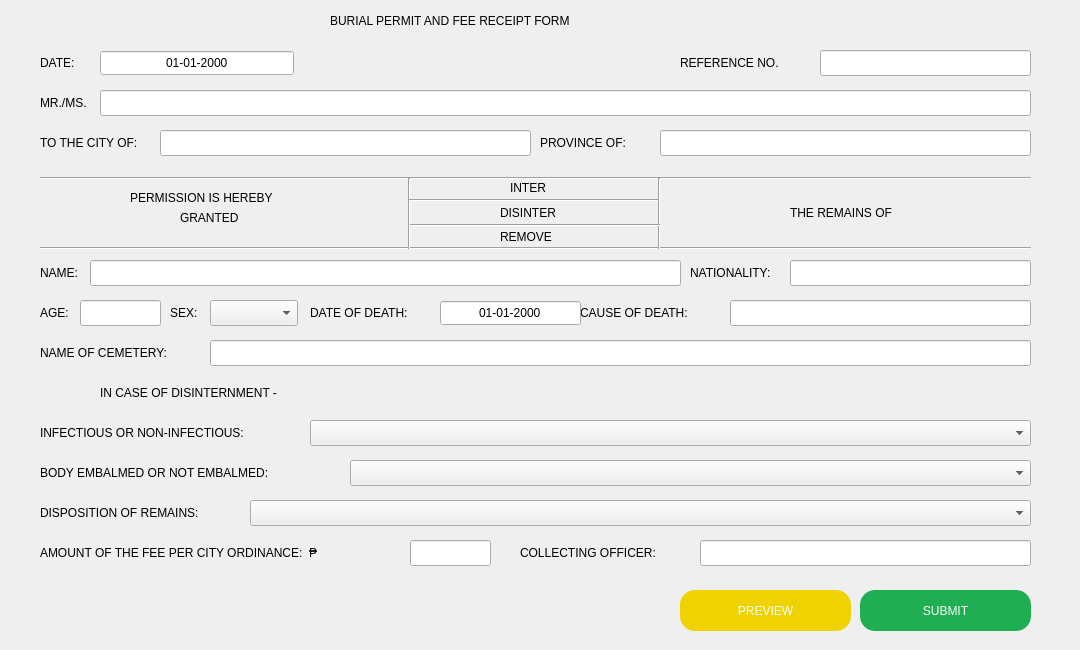
<?xml version="1.0" encoding="UTF-8"?>
<ui version="4.0">
 <class>BurialForm</class>
 <widget class="QMainWindow" name="BurialForm">
  <property name="geometry">
   <rect>
    <x>0</x>
    <y>0</y>
    <width>1080</width>
    <height>650</height>
   </rect>
  </property>
  <property name="maximumSize">
   <size>
    <width>1080</width>
    <height>650</height>
   </size>
  </property>
  <property name="windowTitle">
   <string>Burial Form</string>
  </property>
  <property name="windowIcon">
   <iconset resource="resources.qrc">
    <normaloff>:/logos/resources/CCRO Logo.png</normaloff>:/logos/resources/CCRO Logo.png</iconset>
  </property>
  <widget class="QWidget" name="centralwidget">
   <widget class="QLabel" name="label">
    <property name="geometry">
     <rect>
      <x>40</x>
      <y>50</y>
      <width>47</width>
      <height>26</height>
     </rect>
    </property>
    <property name="styleSheet">
     <string notr="true">font: 12pt &quot;Arial&quot;;</string>
    </property>
    <property name="text">
     <string>DATE:</string>
    </property>
   </widget>
   <widget class="QLabel" name="label_2">
    <property name="geometry">
     <rect>
      <x>680</x>
      <y>50</y>
      <width>131</width>
      <height>26</height>
     </rect>
    </property>
    <property name="styleSheet">
     <string notr="true">font: 12pt &quot;Arial&quot;;</string>
    </property>
    <property name="text">
     <string>REFERENCE NO.</string>
    </property>
   </widget>
   <widget class="QLabel" name="label_3">
    <property name="geometry">
     <rect>
      <x>40</x>
      <y>260</y>
      <width>47</width>
      <height>26</height>
     </rect>
    </property>
    <property name="styleSheet">
     <string notr="true">font: 12pt &quot;Arial&quot;;</string>
    </property>
    <property name="text">
     <string>NAME:</string>
    </property>
   </widget>
   <widget class="QLabel" name="label_4">
    <property name="geometry">
     <rect>
      <x>330</x>
      <y>10</y>
      <width>361</width>
      <height>21</height>
     </rect>
    </property>
    <property name="styleSheet">
     <string notr="true">font: 87 12pt &quot;Arial Black&quot;;</string>
    </property>
    <property name="text">
     <string>BURIAL PERMIT AND FEE RECEIPT FORM</string>
    </property>
   </widget>
   <widget class="QLabel" name="label_5">
    <property name="geometry">
     <rect>
      <x>690</x>
      <y>260</y>
      <width>131</width>
      <height>26</height>
     </rect>
    </property>
    <property name="styleSheet">
     <string notr="true">font: 12pt &quot;Arial&quot;;</string>
    </property>
    <property name="text">
     <string>NATIONALITY:</string>
    </property>
   </widget>
   <widget class="QLabel" name="label_6">
    <property name="geometry">
     <rect>
      <x>40</x>
      <y>300</y>
      <width>47</width>
      <height>26</height>
     </rect>
    </property>
    <property name="styleSheet">
     <string notr="true">font: 12pt &quot;Arial&quot;;</string>
    </property>
    <property name="text">
     <string>AGE:</string>
    </property>
   </widget>
   <widget class="QLabel" name="label_7">
    <property name="geometry">
     <rect>
      <x>170</x>
      <y>300</y>
      <width>41</width>
      <height>26</height>
     </rect>
    </property>
    <property name="styleSheet">
     <string notr="true">font: 12pt &quot;Arial&quot;;</string>
    </property>
    <property name="text">
     <string>SEX:</string>
    </property>
   </widget>
   <widget class="QLabel" name="label_8">
    <property name="geometry">
     <rect>
      <x>580</x>
      <y>300</y>
      <width>151</width>
      <height>26</height>
     </rect>
    </property>
    <property name="styleSheet">
     <string notr="true">font: 12pt &quot;Arial&quot;;</string>
    </property>
    <property name="text">
     <string>CAUSE OF DEATH:</string>
    </property>
   </widget>
   <widget class="QLabel" name="label_9">
    <property name="geometry">
     <rect>
      <x>310</x>
      <y>300</y>
      <width>131</width>
      <height>26</height>
     </rect>
    </property>
    <property name="styleSheet">
     <string notr="true">font: 12pt &quot;Arial&quot;;</string>
    </property>
    <property name="text">
     <string>DATE OF DEATH:</string>
    </property>
   </widget>
   <widget class="QLabel" name="label_10">
    <property name="geometry">
     <rect>
      <x>40</x>
      <y>340</y>
      <width>181</width>
      <height>26</height>
     </rect>
    </property>
    <property name="styleSheet">
     <string notr="true">font: 12pt &quot;Arial&quot;;</string>
    </property>
    <property name="text">
     <string>NAME OF CEMETERY:</string>
    </property>
   </widget>
   <widget class="QLabel" name="label_11">
    <property name="geometry">
     <rect>
      <x>40</x>
      <y>90</y>
      <width>71</width>
      <height>26</height>
     </rect>
    </property>
    <property name="styleSheet">
     <string notr="true">font: 12pt &quot;Arial&quot;;</string>
    </property>
    <property name="text">
     <string>MR./MS.</string>
    </property>
   </widget>
   <widget class="QLabel" name="label_12">
    <property name="geometry">
     <rect>
      <x>40</x>
      <y>130</y>
      <width>131</width>
      <height>26</height>
     </rect>
    </property>
    <property name="styleSheet">
     <string notr="true">font: 12pt &quot;Arial&quot;;</string>
    </property>
    <property name="text">
     <string>TO THE CITY OF:</string>
    </property>
   </widget>
   <widget class="QLabel" name="label_13">
    <property name="geometry">
     <rect>
      <x>540</x>
      <y>130</y>
      <width>111</width>
      <height>26</height>
     </rect>
    </property>
    <property name="styleSheet">
     <string notr="true">font: 12pt &quot;Arial&quot;;</string>
    </property>
    <property name="text">
     <string>PROVINCE OF:</string>
    </property>
   </widget>
   <widget class="Line" name="line">
    <property name="geometry">
     <rect>
      <x>40</x>
      <y>170</y>
      <width>991</width>
      <height>16</height>
     </rect>
    </property>
    <property name="orientation">
     <enum>Qt::Horizontal</enum>
    </property>
   </widget>
   <widget class="Line" name="line_2">
    <property name="geometry">
     <rect>
      <x>40</x>
      <y>240</y>
      <width>991</width>
      <height>16</height>
     </rect>
    </property>
    <property name="orientation">
     <enum>Qt::Horizontal</enum>
    </property>
   </widget>
   <widget class="QLabel" name="label_14">
    <property name="geometry">
     <rect>
      <x>130</x>
      <y>190</y>
      <width>191</width>
      <height>16</height>
     </rect>
    </property>
    <property name="styleSheet">
     <string notr="true">font: 12pt &quot;Arial&quot;;</string>
    </property>
    <property name="text">
     <string>PERMISSION IS HEREBY</string>
    </property>
   </widget>
   <widget class="QLabel" name="label_15">
    <property name="geometry">
     <rect>
      <x>180</x>
      <y>210</y>
      <width>81</width>
      <height>16</height>
     </rect>
    </property>
    <property name="styleSheet">
     <string notr="true">font: 12pt &quot;Arial&quot;;</string>
    </property>
    <property name="text">
     <string>GRANTED</string>
    </property>
   </widget>
   <widget class="Line" name="line_3">
    <property name="geometry">
     <rect>
      <x>400</x>
      <y>178</y>
      <width>18</width>
      <height>71</height>
     </rect>
    </property>
    <property name="orientation">
     <enum>Qt::Vertical</enum>
    </property>
   </widget>
   <widget class="Line" name="line_4">
    <property name="geometry">
     <rect>
      <x>650</x>
      <y>178</y>
      <width>18</width>
      <height>71</height>
     </rect>
    </property>
    <property name="orientation">
     <enum>Qt::Vertical</enum>
    </property>
   </widget>
   <widget class="QLabel" name="label_17">
    <property name="geometry">
     <rect>
      <x>790</x>
      <y>205</y>
      <width>141</width>
      <height>16</height>
     </rect>
    </property>
    <property name="styleSheet">
     <string notr="true">font: 12pt &quot;Arial&quot;;</string>
    </property>
    <property name="text">
     <string>THE REMAINS OF</string>
    </property>
   </widget>
   <widget class="Line" name="line_5">
    <property name="geometry">
     <rect>
      <x>409</x>
      <y>192</y>
      <width>250</width>
      <height>16</height>
     </rect>
    </property>
    <property name="orientation">
     <enum>Qt::Horizontal</enum>
    </property>
   </widget>
   <widget class="Line" name="line_6">
    <property name="geometry">
     <rect>
      <x>410</x>
      <y>217</y>
      <width>250</width>
      <height>16</height>
     </rect>
    </property>
    <property name="orientation">
     <enum>Qt::Horizontal</enum>
    </property>
   </widget>
   <widget class="QLabel" name="label_18">
    <property name="geometry">
     <rect>
      <x>510</x>
      <y>180</y>
      <width>51</width>
      <height>16</height>
     </rect>
    </property>
    <property name="styleSheet">
     <string notr="true">font: 12pt &quot;Arial&quot;;</string>
    </property>
    <property name="text">
     <string>INTER</string>
    </property>
   </widget>
   <widget class="QLabel" name="label_19">
    <property name="geometry">
     <rect>
      <x>500</x>
      <y>205</y>
      <width>71</width>
      <height>16</height>
     </rect>
    </property>
    <property name="styleSheet">
     <string notr="true">font: 12pt &quot;Arial&quot;;</string>
    </property>
    <property name="text">
     <string>DISINTER</string>
    </property>
   </widget>
   <widget class="QLabel" name="label_20">
    <property name="geometry">
     <rect>
      <x>500</x>
      <y>229</y>
      <width>71</width>
      <height>16</height>
     </rect>
    </property>
    <property name="styleSheet">
     <string notr="true">font: 12pt &quot;Arial&quot;;</string>
    </property>
    <property name="text">
     <string>REMOVE</string>
    </property>
   </widget>
   <widget class="QLabel" name="label_21">
    <property name="geometry">
     <rect>
      <x>100</x>
      <y>385</y>
      <width>241</width>
      <height>16</height>
     </rect>
    </property>
    <property name="styleSheet">
     <string notr="true">font: 12pt &quot;Arial&quot;;</string>
    </property>
    <property name="text">
     <string>IN CASE OF DISINTERNMENT -</string>
    </property>
   </widget>
   <widget class="QLabel" name="label_16">
    <property name="geometry">
     <rect>
      <x>40</x>
      <y>420</y>
      <width>261</width>
      <height>26</height>
     </rect>
    </property>
    <property name="styleSheet">
     <string notr="true">font: 12pt &quot;Arial&quot;;</string>
    </property>
    <property name="text">
     <string>INFECTIOUS OR NON-INFECTIOUS:</string>
    </property>
   </widget>
   <widget class="QLabel" name="label_22">
    <property name="geometry">
     <rect>
      <x>40</x>
      <y>460</y>
      <width>311</width>
      <height>26</height>
     </rect>
    </property>
    <property name="styleSheet">
     <string notr="true">font: 12pt &quot;Arial&quot;;</string>
    </property>
    <property name="text">
     <string>BODY EMBALMED OR NOT EMBALMED:</string>
    </property>
   </widget>
   <widget class="QLabel" name="label_23">
    <property name="geometry">
     <rect>
      <x>40</x>
      <y>500</y>
      <width>211</width>
      <height>26</height>
     </rect>
    </property>
    <property name="styleSheet">
     <string notr="true">font: 12pt &quot;Arial&quot;;</string>
    </property>
    <property name="text">
     <string>DISPOSITION OF REMAINS:</string>
    </property>
   </widget>
   <widget class="QLabel" name="label_24">
    <property name="geometry">
     <rect>
      <x>40</x>
      <y>540</y>
      <width>371</width>
      <height>26</height>
     </rect>
    </property>
    <property name="styleSheet">
     <string notr="true">font: 12pt &quot;Arial&quot;;</string>
    </property>
    <property name="text">
     <string>AMOUNT OF THE FEE PER CITY ORDINANCE:  ₱</string>
    </property>
   </widget>
   <widget class="QLabel" name="label_25">
    <property name="geometry">
     <rect>
      <x>520</x>
      <y>540</y>
      <width>181</width>
      <height>26</height>
     </rect>
    </property>
    <property name="styleSheet">
     <string notr="true">font: 12pt &quot;Arial&quot;;</string>
    </property>
    <property name="text">
     <string>COLLECTING OFFICER:</string>
    </property>
   </widget>
   <widget class="QPushButton" name="submit">
    <property name="geometry">
     <rect>
      <x>860</x>
      <y>590</y>
      <width>171</width>
      <height>41</height>
     </rect>
    </property>
    <property name="styleSheet">
     <string notr="true">font: 12pt &quot;Aria Black&quot;;
background-color: #1fae51;
color: rgb(250, 255, 249);
border-radius:15px;</string>
    </property>
    <property name="text">
     <string>SUBMIT</string>
    </property>
    <property name="default">
     <bool>false</bool>
    </property>
    <property name="flat">
     <bool>false</bool>
    </property>
   </widget>
   <widget class="QPushButton" name="preview">
    <property name="geometry">
     <rect>
      <x>680</x>
      <y>590</y>
      <width>171</width>
      <height>41</height>
     </rect>
    </property>
    <property name="styleSheet">
     <string notr="true">font: 12pt &quot;Aria Black&quot;;
background-color: #eed202;
color: rgb(250, 255, 249);
border-radius:15px;</string>
    </property>
    <property name="text">
     <string>PREVIEW</string>
    </property>
    <property name="default">
     <bool>false</bool>
    </property>
    <property name="flat">
     <bool>false</bool>
    </property>
   </widget>
   <widget class="QLabel" name="logo">
    <property name="geometry">
     <rect>
      <x>230</x>
      <y>50</y>
      <width>621</width>
      <height>531</height>
     </rect>
    </property>
    <property name="text">
     <string/>
    </property>
    <property name="pixmap">
     <pixmap resource="resources.qrc">:/logos/resources/CCRO Logo78.png</pixmap>
    </property>
    <property name="scaledContents">
     <bool>true</bool>
    </property>
   </widget>
   <widget class="QDateTimeEdit" name="dateToday">
    <property name="geometry">
     <rect>
      <x>100</x>
      <y>50</y>
      <width>194</width>
      <height>26</height>
     </rect>
    </property>
    <property name="focusPolicy">
     <enum>Qt::StrongFocus</enum>
    </property>
    <property name="styleSheet">
     <string notr="true">font: 12pt &quot;Arial&quot;;
</string>
    </property>
    <property name="alignment">
     <set>Qt::AlignCenter</set>
    </property>
    <property name="buttonSymbols">
     <enum>QAbstractSpinBox::NoButtons</enum>
    </property>
    <property name="specialValueText">
     <string/>
    </property>
    <property name="showGroupSeparator" stdset="0">
     <bool>false</bool>
    </property>
    <property name="displayFormat">
     <string>MM-dd-yyyy</string>
    </property>
   </widget>
   <widget class="QLineEdit" name="lineEdit">
    <property name="geometry">
     <rect>
      <x>820</x>
      <y>50</y>
      <width>211</width>
      <height>26</height>
     </rect>
    </property>
    <property name="font">
     <font>
      <family>Arial</family>
      <pointsize>12</pointsize>
      <weight>50</weight>
      <bold>false</bold>
     </font>
    </property>
    <property name="styleSheet">
     <string notr="true">color: rgb(207, 0, 3);</string>
    </property>
    <property name="inputMask">
     <string>0000009</string>
    </property>
    <property name="alignment">
     <set>Qt::AlignCenter</set>
    </property>
   </widget>
   <widget class="QLineEdit" name="nameofpayer">
    <property name="geometry">
     <rect>
      <x>100</x>
      <y>90</y>
      <width>931</width>
      <height>26</height>
     </rect>
    </property>
    <property name="font">
     <font>
      <family>Arial</family>
      <pointsize>12</pointsize>
      <weight>50</weight>
      <bold>false</bold>
     </font>
    </property>
    <property name="alignment">
     <set>Qt::AlignCenter</set>
    </property>
   </widget>
   <widget class="QLineEdit" name="city">
    <property name="geometry">
     <rect>
      <x>160</x>
      <y>130</y>
      <width>371</width>
      <height>26</height>
     </rect>
    </property>
    <property name="font">
     <font>
      <family>Arial</family>
      <pointsize>12</pointsize>
      <weight>50</weight>
      <bold>false</bold>
     </font>
    </property>
    <property name="alignment">
     <set>Qt::AlignCenter</set>
    </property>
   </widget>
   <widget class="QLineEdit" name="province">
    <property name="geometry">
     <rect>
      <x>660</x>
      <y>130</y>
      <width>371</width>
      <height>26</height>
     </rect>
    </property>
    <property name="font">
     <font>
      <family>Arial</family>
      <pointsize>12</pointsize>
      <weight>50</weight>
      <bold>false</bold>
     </font>
    </property>
    <property name="alignment">
     <set>Qt::AlignCenter</set>
    </property>
   </widget>
   <widget class="QLineEdit" name="nameofdead">
    <property name="geometry">
     <rect>
      <x>90</x>
      <y>260</y>
      <width>591</width>
      <height>26</height>
     </rect>
    </property>
    <property name="font">
     <font>
      <family>Arial</family>
      <pointsize>12</pointsize>
      <weight>50</weight>
      <bold>false</bold>
     </font>
    </property>
    <property name="alignment">
     <set>Qt::AlignCenter</set>
    </property>
   </widget>
   <widget class="QLineEdit" name="nationality">
    <property name="geometry">
     <rect>
      <x>790</x>
      <y>260</y>
      <width>241</width>
      <height>26</height>
     </rect>
    </property>
    <property name="font">
     <font>
      <family>Arial</family>
      <pointsize>12</pointsize>
      <weight>50</weight>
      <bold>false</bold>
     </font>
    </property>
    <property name="alignment">
     <set>Qt::AlignCenter</set>
    </property>
   </widget>
   <widget class="QLineEdit" name="age">
    <property name="geometry">
     <rect>
      <x>80</x>
      <y>300</y>
      <width>81</width>
      <height>26</height>
     </rect>
    </property>
    <property name="font">
     <font>
      <family>Arial</family>
      <pointsize>12</pointsize>
      <weight>50</weight>
      <bold>false</bold>
     </font>
    </property>
    <property name="inputMask">
     <string>00</string>
    </property>
    <property name="alignment">
     <set>Qt::AlignCenter</set>
    </property>
   </widget>
   <widget class="QComboBox" name="sex">
    <property name="geometry">
     <rect>
      <x>210</x>
      <y>300</y>
      <width>88</width>
      <height>26</height>
     </rect>
    </property>
    <property name="styleSheet">
     <string notr="true">font: 12pt &quot;Arial&quot;;</string>
    </property>
    <property name="currentText">
     <string/>
    </property>
    <item>
     <property name="text">
      <string/>
     </property>
    </item>
    <item>
     <property name="text">
      <string>FEMALE</string>
     </property>
    </item>
    <item>
     <property name="text">
      <string>MALE</string>
     </property>
    </item>
   </widget>
   <widget class="QDateTimeEdit" name="dateofDeath">
    <property name="geometry">
     <rect>
      <x>440</x>
      <y>300</y>
      <width>141</width>
      <height>26</height>
     </rect>
    </property>
    <property name="focusPolicy">
     <enum>Qt::StrongFocus</enum>
    </property>
    <property name="styleSheet">
     <string notr="true">font: 12pt &quot;Arial&quot;;
</string>
    </property>
    <property name="alignment">
     <set>Qt::AlignCenter</set>
    </property>
    <property name="buttonSymbols">
     <enum>QAbstractSpinBox::NoButtons</enum>
    </property>
    <property name="specialValueText">
     <string/>
    </property>
    <property name="showGroupSeparator" stdset="0">
     <bool>false</bool>
    </property>
    <property name="displayFormat">
     <string>MM-dd-yyyy</string>
    </property>
   </widget>
   <widget class="QLineEdit" name="age_2">
    <property name="geometry">
     <rect>
      <x>730</x>
      <y>300</y>
      <width>301</width>
      <height>26</height>
     </rect>
    </property>
    <property name="font">
     <font>
      <family>Arial</family>
      <pointsize>12</pointsize>
      <weight>50</weight>
      <bold>false</bold>
     </font>
    </property>
    <property name="inputMask">
     <string/>
    </property>
    <property name="alignment">
     <set>Qt::AlignCenter</set>
    </property>
   </widget>
   <widget class="QLineEdit" name="nameofCemetery">
    <property name="geometry">
     <rect>
      <x>210</x>
      <y>340</y>
      <width>821</width>
      <height>26</height>
     </rect>
    </property>
    <property name="font">
     <font>
      <family>Arial</family>
      <pointsize>12</pointsize>
      <weight>50</weight>
      <bold>false</bold>
     </font>
    </property>
    <property name="inputMask">
     <string/>
    </property>
    <property name="alignment">
     <set>Qt::AlignCenter</set>
    </property>
   </widget>
   <widget class="QComboBox" name="infectious">
    <property name="geometry">
     <rect>
      <x>310</x>
      <y>420</y>
      <width>721</width>
      <height>26</height>
     </rect>
    </property>
    <property name="styleSheet">
     <string notr="true">font: 12pt &quot;Arial&quot;;</string>
    </property>
    <property name="editable">
     <bool>false</bool>
    </property>
    <item>
     <property name="text">
      <string/>
     </property>
    </item>
    <item>
     <property name="text">
      <string>INFECTIOUS</string>
     </property>
    </item>
    <item>
     <property name="text">
      <string>NON-INFECTIOUS</string>
     </property>
    </item>
   </widget>
   <widget class="QComboBox" name="embalming">
    <property name="geometry">
     <rect>
      <x>350</x>
      <y>460</y>
      <width>681</width>
      <height>26</height>
     </rect>
    </property>
    <property name="styleSheet">
     <string notr="true">font: 12pt &quot;Arial&quot;;</string>
    </property>
    <property name="editable">
     <bool>false</bool>
    </property>
    <item>
     <property name="text">
      <string/>
     </property>
    </item>
    <item>
     <property name="text">
      <string>BODY EMBALMED</string>
     </property>
    </item>
    <item>
     <property name="text">
      <string>NOT EMBALMED</string>
     </property>
    </item>
    <item>
     <property name="text">
      <string>INJECTION ONLY</string>
     </property>
    </item>
   </widget>
   <widget class="QComboBox" name="disposition">
    <property name="geometry">
     <rect>
      <x>250</x>
      <y>500</y>
      <width>781</width>
      <height>26</height>
     </rect>
    </property>
    <property name="styleSheet">
     <string notr="true">font: 12pt &quot;Arial&quot;;</string>
    </property>
    <property name="editable">
     <bool>false</bool>
    </property>
    <item>
     <property name="text">
      <string/>
     </property>
    </item>
    <item>
     <property name="text">
      <string>BURIAL</string>
     </property>
    </item>
    <item>
     <property name="text">
      <string>CREMATION</string>
     </property>
    </item>
   </widget>
   <widget class="QLineEdit" name="amount">
    <property name="geometry">
     <rect>
      <x>410</x>
      <y>540</y>
      <width>81</width>
      <height>26</height>
     </rect>
    </property>
    <property name="font">
     <font>
      <family>Arial</family>
      <pointsize>12</pointsize>
      <weight>50</weight>
      <bold>false</bold>
     </font>
    </property>
    <property name="inputMask">
     <string/>
    </property>
    <property name="alignment">
     <set>Qt::AlignCenter</set>
    </property>
    <property name="readOnly">
     <bool>true</bool>
    </property>
   </widget>
   <widget class="QLineEdit" name="collectingOfficer">
    <property name="geometry">
     <rect>
      <x>700</x>
      <y>540</y>
      <width>331</width>
      <height>26</height>
     </rect>
    </property>
    <property name="font">
     <font>
      <family>Arial</family>
      <pointsize>12</pointsize>
      <weight>50</weight>
      <bold>false</bold>
     </font>
    </property>
    <property name="inputMask">
     <string/>
    </property>
    <property name="alignment">
     <set>Qt::AlignCenter</set>
    </property>
    <property name="readOnly">
     <bool>false</bool>
    </property>
   </widget>
   <zorder>logo</zorder>
   <zorder>label</zorder>
   <zorder>label_2</zorder>
   <zorder>label_3</zorder>
   <zorder>label_4</zorder>
   <zorder>label_5</zorder>
   <zorder>label_6</zorder>
   <zorder>label_7</zorder>
   <zorder>label_8</zorder>
   <zorder>label_9</zorder>
   <zorder>label_10</zorder>
   <zorder>label_11</zorder>
   <zorder>label_12</zorder>
   <zorder>label_13</zorder>
   <zorder>line</zorder>
   <zorder>line_2</zorder>
   <zorder>label_14</zorder>
   <zorder>label_15</zorder>
   <zorder>line_3</zorder>
   <zorder>line_4</zorder>
   <zorder>label_17</zorder>
   <zorder>line_5</zorder>
   <zorder>line_6</zorder>
   <zorder>label_18</zorder>
   <zorder>label_19</zorder>
   <zorder>label_20</zorder>
   <zorder>label_21</zorder>
   <zorder>label_16</zorder>
   <zorder>label_22</zorder>
   <zorder>label_23</zorder>
   <zorder>label_24</zorder>
   <zorder>label_25</zorder>
   <zorder>submit</zorder>
   <zorder>preview</zorder>
   <zorder>dateToday</zorder>
   <zorder>lineEdit</zorder>
   <zorder>nameofpayer</zorder>
   <zorder>city</zorder>
   <zorder>province</zorder>
   <zorder>nameofdead</zorder>
   <zorder>nationality</zorder>
   <zorder>age</zorder>
   <zorder>sex</zorder>
   <zorder>dateofDeath</zorder>
   <zorder>age_2</zorder>
   <zorder>nameofCemetery</zorder>
   <zorder>infectious</zorder>
   <zorder>embalming</zorder>
   <zorder>disposition</zorder>
   <zorder>amount</zorder>
   <zorder>collectingOfficer</zorder>
  </widget>
 </widget>
 <resources>
  <include location="resources.qrc"/>
 </resources>
 <connections/>
</ui>
